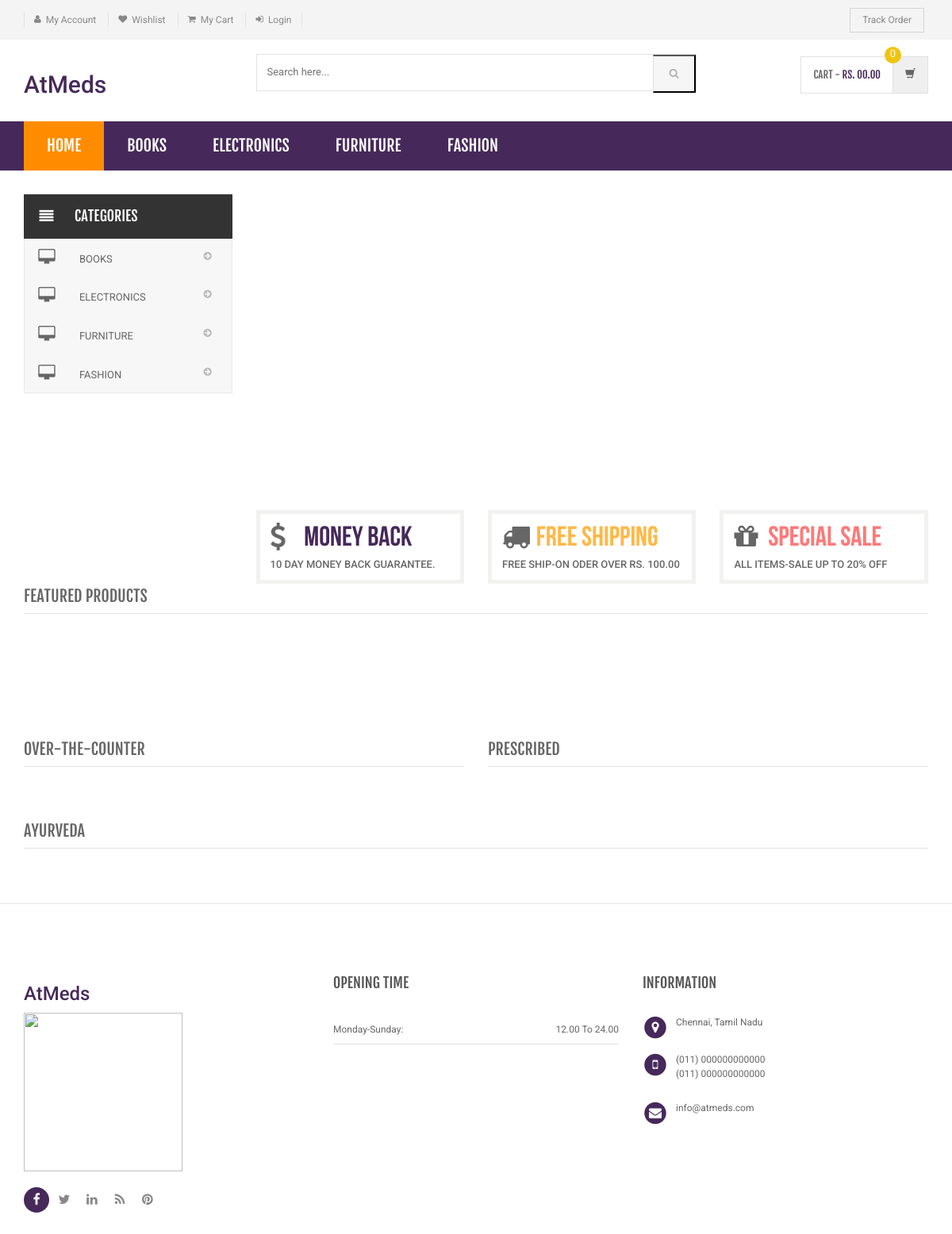
The page /shopping/index.php on the database as committed earlier.
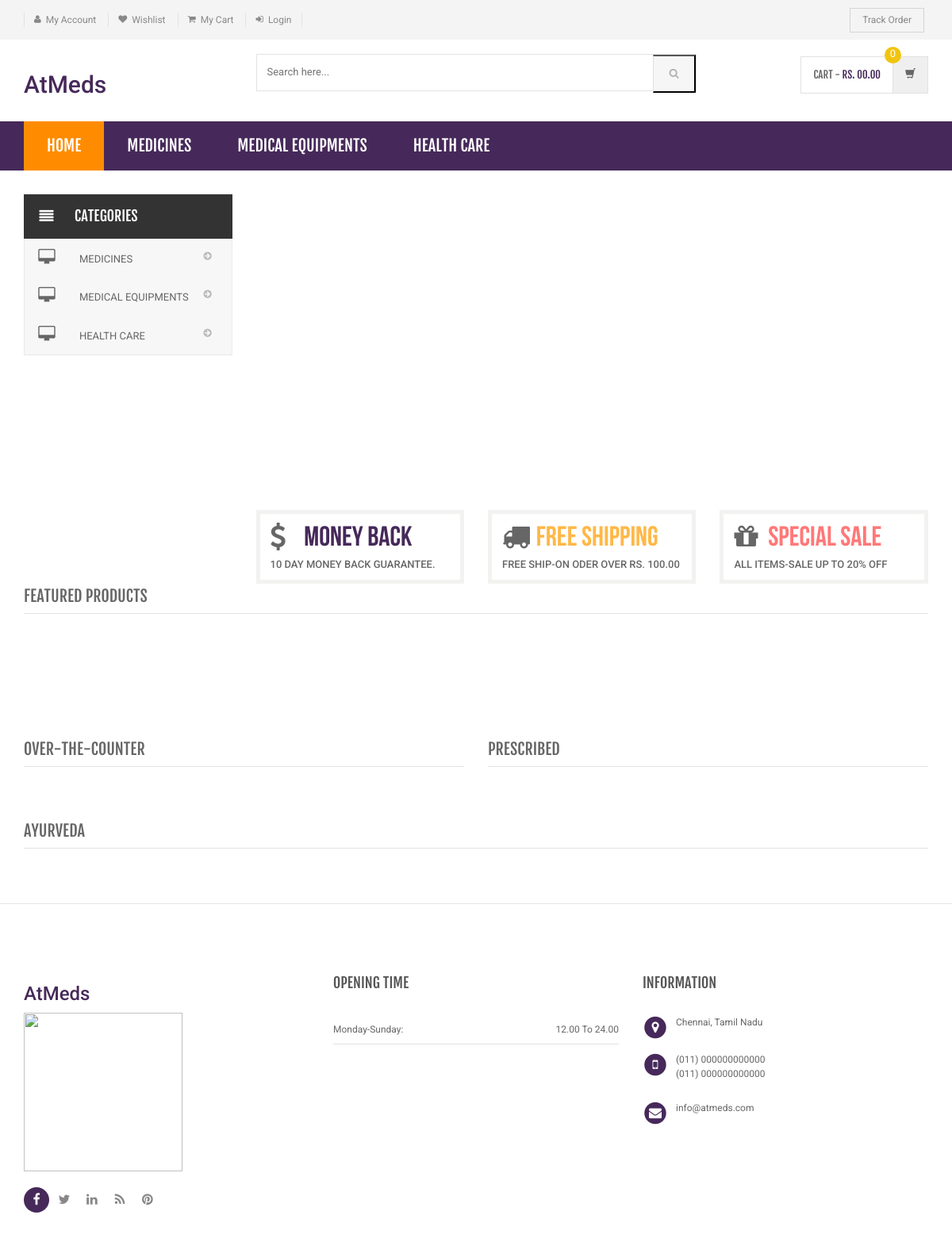
The same page on the database as committed later.
### tables this page shows
CREATE TABLE IF NOT EXISTS `category` (
  `id` int(11) NOT NULL AUTO_INCREMENT,
  `categoryName` varchar(255) DEFAULT NULL,
  `categoryDescription` longtext DEFAULT NULL,
  `creationDate` timestamp NOT NULL DEFAULT current_timestamp(),
  `updationDate` varchar(255) DEFAULT NULL,
  PRIMARY KEY (`id`)
);

### shopping/index.php (the view, shortened to what this page needs)
<?php
include('includes/config.php');
?>
<!DOCTYPE html>
<html lang="en">
	<head>
	    <link rel="stylesheet" href="assets/css/bootstrap.min.css">
	    <link rel="stylesheet" href="assets/css/main.css">
	    <link rel="stylesheet" href="assets/css/green.css">
	    <link rel="stylesheet" href="assets/css/owl.carousel.css">
		<link rel="stylesheet" href="assets/css/owl.transitions.css">
		<link href="assets/css/lightbox.css" rel="stylesheet">
		<link rel="stylesheet" href="assets/css/animate.min.css">
		<link rel="stylesheet" href="assets/css/rateit.css">
		<link rel="stylesheet" href="assets/css/bootstrap-select.min.css">
		<link href="assets/css/green.css" rel="alternate stylesheet" title="Green color">
		<link rel="stylesheet" href="assets/css/font-awesome.min.css">
	</head>
    <body class="cnt-home">
<header class="header-style-1">
<?php include('includes/top-header.php');?>
<?php include('includes/main-header.php');?>
<?php include('includes/menu-bar.php');?>
</header>
<div class="body-content outer-top-xs" id="top-banner-and-menu">
	<div class="container">
		<div class="furniture-container homepage-container">
		<div class="row">
			<div class="col-xs-12 col-sm-12 col-md-3 sidebar">
	<?php include('includes/side-menu.php');?>
			</div>
			<div class="col-xs-12 col-sm-12 col-md-9 homebanner-holder">
<div id="hero" class="homepage-slider3">
</div>
<div class="info-boxes wow fadeInUp">
	<div class="info-boxes-inner">
		<div class="row">
			<div class="col-md-6 col-sm-4 col-lg-4">
				<div class="info-box">
					<div class="row">
						<div class="col-xs-2">
						     <i class="icon fa fa-dollar"></i>
						</div>
						<div class="col-xs-10">
							<h4 class="info-box-heading green">Money Back</h4>
						</div>
					</div>
					<h6 class="text">10 Day Money Back Guarantee.</h6>
				</div>
			</div>
			<div class="hidden-md col-sm-4 col-lg-4">
				<div class="info-box">
					<div class="row">
						<div class="col-xs-2">
							<i class="icon fa fa-truck"></i>
						</div>
						<div class="col-xs-10">
							<h4 class="info-box-heading orange">Free Shipping</h4>
						</div>
					</div>
					<h6 class="text">free ship-on oder over Rs. 100.00</h6>
				</div>
			</div>
			<div class="col-md-6 col-sm-4 col-lg-4">
				<div class="info-box">
					<div class="row">
						<div class="col-xs-2">
							<i class="icon fa fa-gift"></i>
						</div>
						<div class="col-xs-10">
							<h4 class="info-box-heading red">Special Sale</h4>
						</div>
					</div>
					<h6 class="text">All items-sale up to 20% off </h6>
				</div>
			</div>
		</div>
	</div>
</div>
			</div>
		</div>
		<div id="product-tabs-slider" class="scroll-tabs inner-bottom-vs  wow fadeInUp">
			<div class="more-info-tab clearfix">
			   <h3 class="new-product-title pull-left">Featured Products</h3>
			</div>
		</div>
			<div class="sections prod-slider-small outer-top-small">
				<div class="row">
					<div class="col-md-6">
	                   <section class="section">
	                   	<h3 class="section-title">Over-the-Counter</h3>
	                   </section>
					</div>
					<div class="col-md-6">
						<section class="section">
							<h3 class="section-title">Prescribed</h3>
	                   </section>
					</div>
				</div>
			</div>
	<section class="section featured-product inner-xs wow fadeInUp">
		<h3 class="section-title">Ayurveda</h3>
		</section>
</div>
</div>
<?php include('includes/footer.php');?>
</body>
</html>

### shopping/includes/menu-bar.php (shortened to what this page needs)
<div class="header-nav animate-dropdown">
    <div class="container">
        <div class="yamm navbar navbar-default" role="navigation">
            <div class="nav-bg-class">
                <div class="navbar-collapse collapse" id="mc-horizontal-menu-collapse">
	<div class="nav-outer">
		<ul class="nav navbar-nav">
			<li class="active dropdown yamm-fw">
				<a href="index.php" data-hover="dropdown" class="dropdown-toggle">Home</a>
			</li>
              <?php $sql=mysqli_query($con,"select id,categoryName  from category limit 6");
while($row=mysqli_fetch_array($sql))
{
    ?>
			<li class="dropdown yamm">
				<a href="category.php?cid=<?php echo $row['id'];?>"> <?php echo $row['categoryName'];?></a>
			</li>
			<?php } ?>
		</ul>
		<div class="clearfix"></div>
	</div>
</div>
            </div>
        </div>
    </div>
</div>

### shopping/includes/side-menu.php
<div class="side-menu animate-dropdown outer-bottom-xs">
    <div class="head"><i class="icon fa fa-align-justify fa-fw"></i> Categories</div>
    <nav class="yamm megamenu-horizontal" role="navigation">
        <ul class="nav">
            <li class="dropdown menu-item">
              <?php $sql=mysqli_query($con,"select id,categoryName  from category");
while($row=mysqli_fetch_array($sql))
{
    ?>
                <a href="category.php?cid=<?php echo $row['id'];?>" class="dropdown-toggle"><i class="icon fa fa-desktop fa-fw"></i>
                <?php echo $row['categoryName'];?></a>
                <?php }?>
</li>
</ul>
    </nav>
</div>

Rows that differ between the two databases and show on the page:
removed category: categoryName "BOOKS"
removed category: categoryName "ELECTRONICS"
removed category: categoryName "FURNITURE"
removed category: categoryName "FASHION"
added category: categoryName "MEDICINES"
added category: categoryName "MEDICAL EQUIPMENTS"
added category: categoryName "HEALTH CARE"
